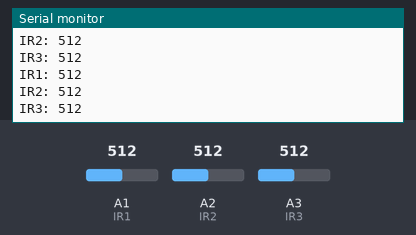
This sketch was run on a simulated Arduino Uno, built with avr-gcc and run on an emulated ATmega328P. Shown: the last lines printed to the serial monitor. The inputs (shaded band) are chosen by the test bench; at power-on: A1 (IR1) = 512, A2 (IR2) = 512, A3 (IR3) = 512.

Above: at 1.8 s.
1.9 s: A1 (IR1) set to 716
At 2.8 s:
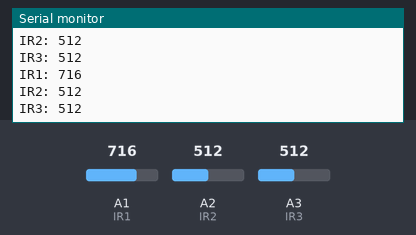
3.4 s: A2 (IR2) set to 716
At 4.7 s:
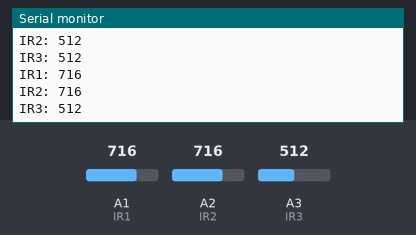
4.9 s: A3 (IR3) set to 716
At 5.7 s:
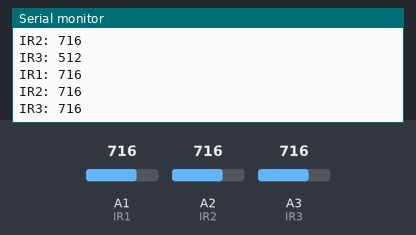
6.4 s: A1 (IR1) set to 900
At 7.7 s:
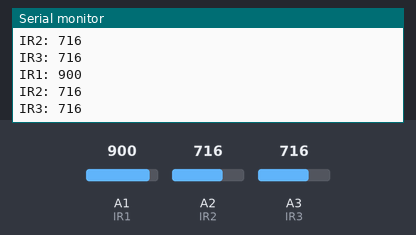
7.9 s: A2 (IR2) set to 900
At 8.8 s:
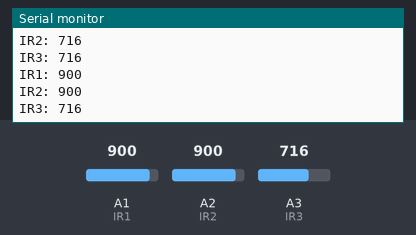
9.4 s: A3 (IR3) set to 900
At 10.8 s:
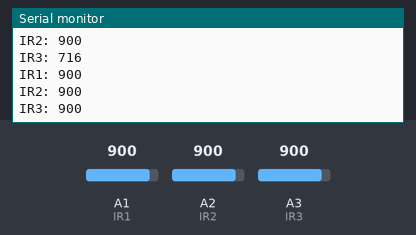
Timing chart, 0 to 11.9 s (numbered marks = the images above; inputs shaded):
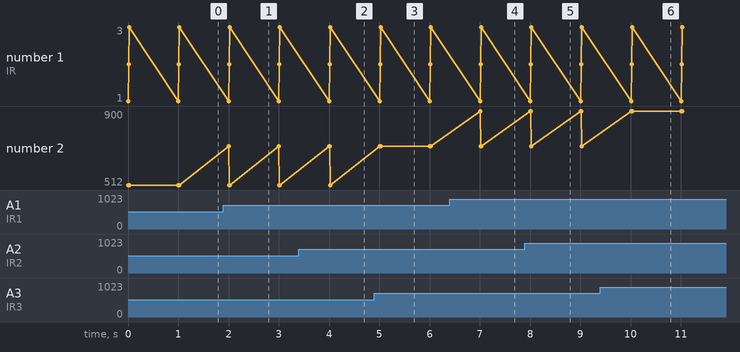

Measured:
- after the input at 1.9 s, the serial monitor: prints a new line after 0.10 s (image 1)
- after the input at 3.4 s, the serial monitor: prints a new line after 0.62 s (image 2)
- after the input at 4.9 s, the serial monitor: prints a new line after 0.13 s (image 3)
- after the input at 6.4 s, the serial monitor: prints a new line after 0.61 s (image 4)
- after the input at 7.9 s, the serial monitor: prints a new line after 0.12 s (image 5)
- after the input at 9.4 s, the serial monitor: prints a new line after 0.63 s (image 6)

The sketch:

IRTestSketch.ino
```cpp
#define IR1 A1
#define IR2 A2
#define IR3 A3

int reading1;
int reading2;
int reading3;

void setup() {
  Serial.begin(9600);
}

void loop() {
  reading1 = analogRead(IR1);
  reading2 = analogRead(IR2);
  reading3 = analogRead(IR3);
  Serial.print("IR1: ");
  Serial.println(reading1);
  Serial.print("IR2: ");
  Serial.println(reading2);
  Serial.print("IR3: ");
  Serial.println(reading3);
  Serial.println("");
  delay(1000);
}
```
